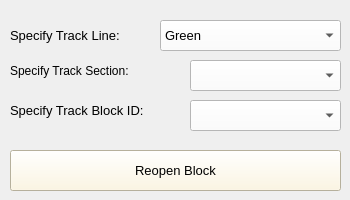
      <widget class="QWidget" name="tab_2">
       <attribute name="title">
        <string>Reopen Track Blocks</string>
       </attribute>
       <widget class="QComboBox" name="BlockComboBox2">
        <property name="geometry">
         <rect>
          <x>190</x>
          <y>100</y>
          <width>151</width>
          <height>31</height>
         </rect>
        </property>
        <property name="font">
         <font>
          <pointsize>10</pointsize>
         </font>
        </property>
        <property name="styleSheet">
         <string notr="true">background-color: rgb(255, 255, 255);</string>
        </property>
        <property name="insertPolicy">
         <enum>QComboBox::InsertAtBottom</enum>
        </property>
       </widget>
       <widget class="QPushButton" name="ReopenBlockButton">
        <property name="geometry">
         <rect>
          <x>10</x>
          <y>150</y>
          <width>331</width>
          <height>41</height>
         </rect>
        </property>
        <property name="font">
         <font>
          <pointsize>10</pointsize>
         </font>
        </property>
        <property name="autoFillBackground">
         <bool>false</bool>
        </property>
        <property name="styleSheet">
         <string notr="true">background-color: rgb(255, 246, 219);</string>
        </property>
        <property name="text">
         <string>Reopen Block</string>
        </property>
       </widget>
       <widget class="QLabel" name="label_18">
        <property name="geometry">
         <rect>
          <x>10</x>
          <y>80</y>
          <width>181</width>
          <height>61</height>
         </rect>
        </property>
        <property name="font">
         <font>
          <pointsize>10</pointsize>
         </font>
        </property>
        <property name="text">
         <string>Specify Track Block ID:</string>
        </property>
        <property name="wordWrap">
         <bool>true</bool>
        </property>
       </widget>
       <widget class="QComboBox" name="TrackComboBox3">
        <property name="geometry">
         <rect>
          <x>160</x>
          <y>20</y>
          <width>181</width>
          <height>31</height>
         </rect>
        </property>
        <property name="font">
         <font>
          <pointsize>10</pointsize>
         </font>
        </property>
        <property name="styleSheet">
         <string notr="true">background-color: rgb(255, 255, 255);</string>
        </property>
        <item>
         <property name="text">
          <string>Green</string>
         </property>
        </item>
        <item>
         <property name="text">
          <string>Red</string>
         </property>
        </item>
       </widget>
       <widget class="QLabel" name="label_17">
        <property name="geometry">
         <rect>
          <x>10</x>
          <y>20</y>
          <width>161</width>
          <height>31</height>
         </rect>
        </property>
        <property name="font">
         <font>
          <pointsize>10</pointsize>
         </font>
        </property>
        <property name="text">
         <string>Specify Track Line:</string>
        </property>
       </widget>
       <widget class="QComboBox" name="SectionComboBox3">
        <property name="geometry">
         <rect>
          <x>190</x>
          <y>60</y>
          <width>151</width>
          <height>31</height>
         </rect>
        </property>
        <property name="font">
         <font>
          <pointsize>10</pointsize>
          <weight>50</weight>
          <bold>false</bold>
         </font>
        </property>
        <property name="styleSheet">
         <string notr="true">background-color: rgb(255, 255, 255);</string>
        </property>
       </widget>
       <widget class="QLabel" name="label_22">
        <property name="geometry">
         <rect>
          <x>10</x>
          <y>40</y>
          <width>181</width>
          <height>61</height>
         </rect>
        </property>
        <property name="font">
         <font>
          <weight>50</weight>
          <bold>false</bold>
         </font>
        </property>
        <property name="text">
         <string>Specify Track Section: </string>
        </property>
        <property name="wordWrap">
         <bool>true</bool>
        </property>
       </widget>
      </widget>
